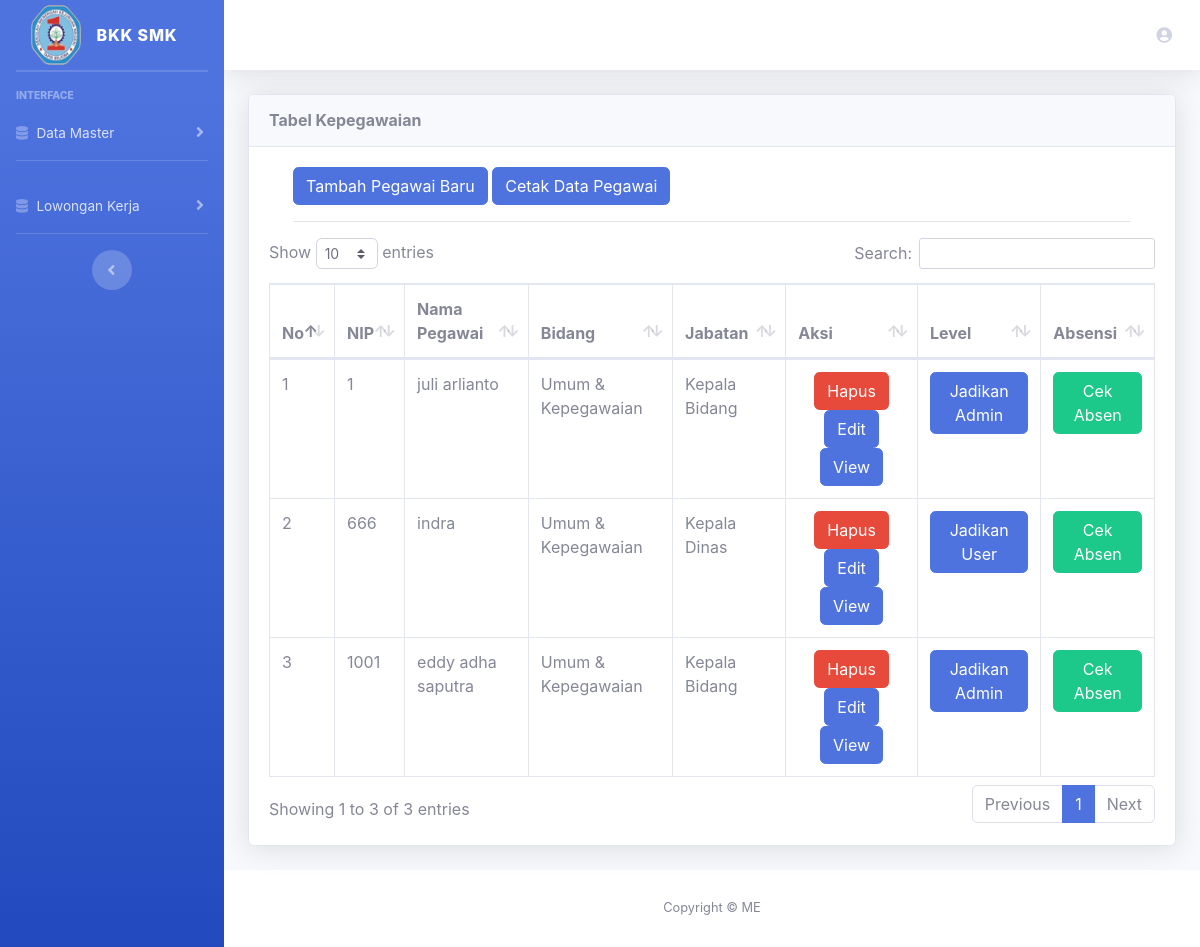
The page /index.php/admin/pegawai on the database its author committed.
### tables this page shows
CREATE TABLE `pegawai` (
  `id_pegawai` int(20) NOT NULL,
  `nip` varchar(20) NOT NULL,
  `nama_lengkap` varchar(50) NOT NULL,
  `nama_panggilan` varchar(50) NOT NULL,
  `jk` varchar(20) NOT NULL,
  `tempat` varchar(20) NOT NULL,
  `ttl` varchar(25) NOT NULL,
  `alamat_saat_ini` text NOT NULL,
  `alamat_permanen` text NOT NULL,
  `no_telp` varchar(25) NOT NULL,
  `agama` varchar(10) NOT NULL,
  `no_ktp` int(20) NOT NULL,
  `hobi` varchar(50) NOT NULL,
  `email` varchar(50) NOT NULL,
  `jabatan` varchar(20) NOT NULL,
  `bidang` varchar(20) NOT NULL,
  `status_pegawai` varchar(50) NOT NULL,
  `mulai_bekerja` varchar(50) NOT NULL,
  `foto` text NOT NULL
);

CREATE TABLE `akun` (
  `id_akun` int(10) NOT NULL,
  `nip` varchar(10) NOT NULL,
  `password` text NOT NULL,
  `level` enum('admin','user') NOT NULL
);

CREATE TABLE `bidang` (
  `id_bidang` int(10) NOT NULL,
  `nama_bidang` varchar(30) NOT NULL
);

CREATE TABLE `jabatan` (
  `id_jab` int(10) NOT NULL,
  `nama_jab` varchar(30) NOT NULL
);

### application/controllers/Admin.php (called while the page is built, shortened)
<?php
class Admin extends CI_Controller
{
    public function __construct()
    {
        $this->load->library('form_validation');
        $this->load->model('jabatan_m');
        $this->load->model('pegawai_m');
        $this->load->model('bidang_m');
        $this->load->model('pengajuan_m');
    }
    public function pegawai()
    {
        $data['judul'] = 'Data Pegawai';
        $data['nama'] = $this->session->userdata('nama_lengkap');
        $data['data'] = $this->pegawai_m->get_all_pegawai();
        $this->load->view('template/header', $data);
        $this->load->view('admin/pegawai/data_pegawai', $data);
        $this->load->view('template/footer');
    }
}

### index.php (called while the page is built, shortened)
<?php
require_once BASEPATH.'core/CodeIgniter.php';

### application/models/Pegawai_m.php (called while the page is built, shortened)
<?php
class Pegawai_m extends CI_Model
{
    public function get_all_pegawai()
    {
        $this->db->join('akun', 'akun.nip = pegawai.nip');
        $this->db->join('jabatan', 'jabatan.id_jab = pegawai.jabatan');
        $this->db->join('bidang', 'bidang.id_bidang = pegawai.bidang');
        $this->db->order_by('id_pegawai', 'DESC');
        return $this->db->get('pegawai')->result();
    }
}

### application/views/admin/pegawai/data_pegawai.php (the view)
<div class="container-fluid">
    <div class="card shadow mb-4">
        <div class="card-header py-3">
            <h6 class="m-0 font-weight-bold ">Tabel Kepegawaian</h6>
        </div>
        <div class="card-body">
            <div class="table-responsive">
                <div class="container">
                    <a href="<?= base_url('admin/tambah_pegawai_baru') ?>" class="btn btn-primary">Tambah Pegawai Baru</a>
                    <a href="<?= base_url('admin/cetak_pegawai') ?>" class="btn btn-primary">Cetak Data Pegawai</a>
                    <hr>
                </div>
                <table class="table table-bordered" id="dataTable" width="100%" cellspacing="0">
                    <thead>
                        <tr>
                            <th>No</th>
                            <th>NIP</th>
                            <th>Nama Pegawai</th>
                            <th>Bidang</th>
                            <th>Jabatan</th>
                            <th>Aksi</th>
                            <th>Level</th>
                            <th>Absensi</th>
                        </tr>
                    </thead>
                    <tbody>
                        <?php
                        $nomor = 1;
                        foreach ($data as $x) { ?>
                            <tr>
                                <td><?= $nomor++; ?></td>
                                <td><?= $x->nip; ?></td>
                                <td><?= $x->nama_lengkap; ?></td>
                                <td><?= $x->nama_bidang; ?></td>
                                <td><?= $x->nama_jab; ?></td>
                                <td align="center">
                                    <a href="<?= base_url('admin/delete_pegawai/') . $x->nip; ?>" onclick="return confirm('Yakin Hapus?')" class="btn btn-danger">Hapus</a>
                                    <a href="<?= base_url('admin/update_pegawai/') . $x->id_pegawai; ?>" class="btn btn-primary">Edit</a>
                                    <a href="<?= base_url('admin/view_pegawai/') . $x->id_pegawai; ?>" class="btn btn-primary">View</a>
                                </td>
                                <td>
                                    <?php
                                    if ($x->level == "admin") { ?>
                                        <a href="<?= base_url('admin/jadikan_user/') . $x->nip; ?>" class="btn btn-primary">Jadikan User</a>
                                    <?php } elseif ($x->level == "user") { ?>
                                        <a href="<?= base_url('admin/jadikan_admin/') . $x->nip; ?>" class="btn btn-primary">Jadikan Admin</a>
                                    <?php   }
                                    ?>
                                </td>
                                <td align="center">
                                    <a href="<?= base_url('admin/absen/') . $x->nip; ?>" class="btn btn-success">Cek Absen</a>
                                </td>
                            </tr>
                        <?php } ?>
                    </tbody>
                </table>
            </div>
        </div>
    </div>
</div>

### rows shown on the page
pegawai: akun.nip "1", nama_lengkap "juli arlianto", bidang.nama_bidang "Umum & Kepegawaian", jabatan.nama_jab "Kepala Bidang"
pegawai: akun.nip "666", nama_lengkap "indra", bidang.nama_bidang "Umum & Kepegawaian", jabatan.nama_jab "Kepala Dinas"
pegawai: akun.nip "1001", nama_lengkap "eddy adha saputra", bidang.nama_bidang "Umum & Kepegawaian", jabatan.nama_jab "Kepala Bidang"
